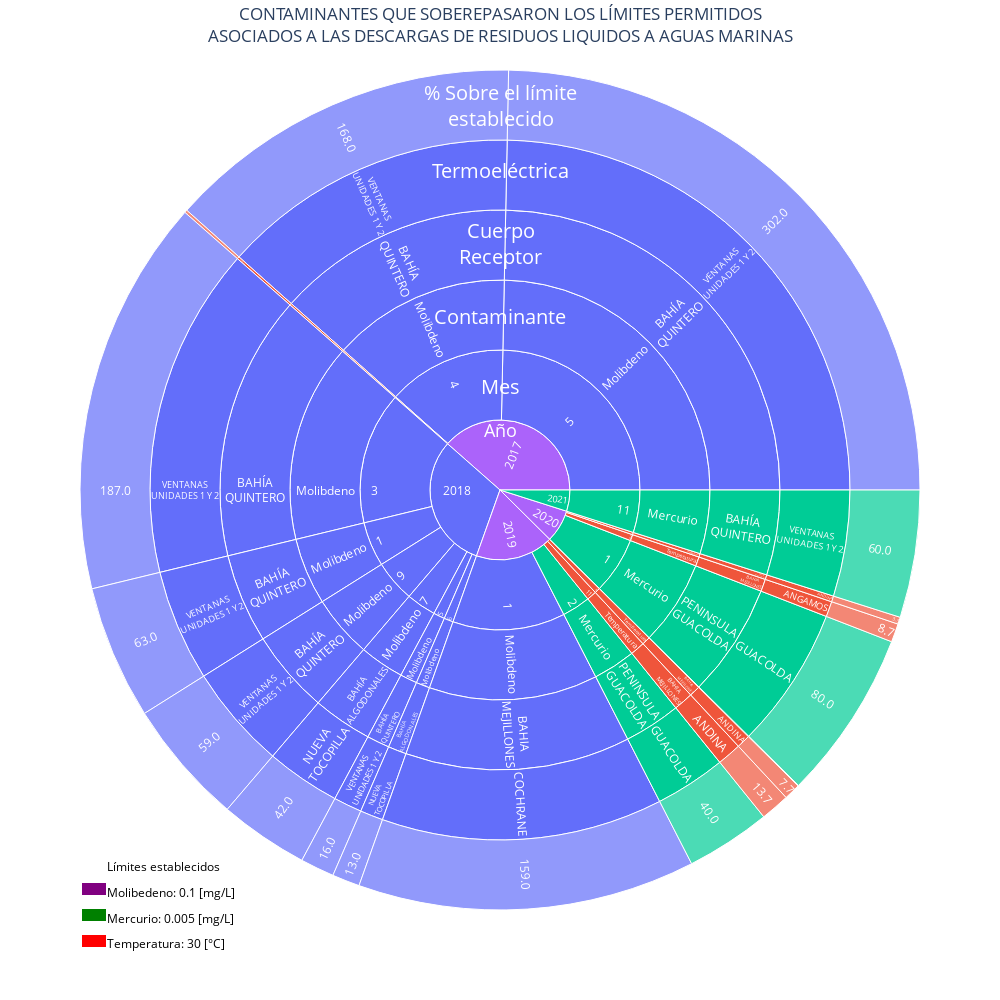

Notebook cell for this chart:
### Code cell
warnings.filterwarnings("ignore")
    
fig = px.sunburst(df_sunburst, path=['ANIO','MES','Parametro','CuerpoReceptor','Planta',"% diferencia_umbral"], 
                  values='% diferencia_umbral',color='Parametro',width=800,height=800)

fig.update_traces(insidetextfont_color="white",insidetextorientation="radial", selector=dict(type='sunburst'))

fig.update_layout(title_text='CONTAMINANTES QUE SOBEREPASARON LOS LÍMITES PERMITIDOS<BR>ASOCIADOS A LAS DESCARGAS DE RESIDUOS LIQUIDOS A AGUAS MARINAS'
                  , title_x=0.5, title_y=0.98)         
fig.update_layout(
    autosize=False,
    width=1000,
    height=1000)

fig.add_annotation(x=0.5, y=0.57,
            text="Año",
            showarrow=False,
            arrowhead=1,
            font_color='white',
            font_size=18
            )
fig.add_annotation(x=0.5, y=0.62,
            text="Mes",
            showarrow=False,
            arrowhead=1,
            font_color='white',
            font_size=20
            )

fig.add_annotation(x=0.5, y=0.72,
            text="Contaminante",
            showarrow=False,
            arrowhead=1,
            font_color='white',
            font_size=20
            )

fig.add_annotation(x=0.5, y=0.82,
            text="Cuerpo<BR>Receptor",
            showarrow=False,
            arrowhead=1,
            font_color='white',
            font_size=20
            )

fig.add_annotation(x=0.5, y=0.89,
            text="Termoeléctrica",
            showarrow=False,
            arrowhead=1,
            font_color='white',
            font_size=20
            )
fig.add_annotation(x=0.5, y=0.98,
            text="% Sobre el límite<BR>establecido",
            showarrow=False,
            arrowhead=1,
            font_color='white',
            font_size=20
            )
offset_y=-0.94

fig.add_annotation(x=0.03, y=0.99+offset_y,
            text="Límites establecidos",
            align="left",
            showarrow=False,
            font_color='black',
            font_size=12
            )

fig.add_annotation(x=0.03, y=0.96+offset_y,
            text="Molibedeno: 0.1 [mg/L]",
            align="left",
            showarrow=False,
            font_color='black',
            font_size=12
            )
fig.add_annotation(x=0.03, y=0.93+offset_y,
            text="Mercurio: 0.005 [mg/L]",
            align="left",
            showarrow=False,
            font_color='black',
            font_size=12
            )
fig.add_annotation(x=0.03, y=0.90+offset_y,
            text="Temperatura: 30 [°C]",
            align="left",
            showarrow=False,
            font_color='black',
            font_size=12
            )

fig.add_annotation(x=0, y=0.964+offset_y,
            text="██",
            align="left",
            showarrow=False,
            arrowhead=1,
            font_color='purple',
            font_size=12
            )
fig.add_annotation(x=0, y=0.934+offset_y,
            text="██",
            align="left",
            showarrow=False,
            arrowhead=1,
            font_color='green',
            font_size=12
            )
fig.add_annotation(x=0, y=0.904+offset_y,
            text="██",
            align="left",
            showarrow=False,
            arrowhead=1,
            font_color='red',
            font_size=12
            )
fig.show()

### Figure 1 — Plotly figure (JSON) as saved in the notebook; plotly's stock layout.template omitted (floating-point values rounded to 4 significant figures)
{"data": [{"branchvalues": "total", "customdata": [["Molibdeno"], ["Molibdeno"], ["Molibdeno"], ["Molibdeno"], ["Molibdeno"], ["Temperatura"], ["Temperatura"], ["Temperatura"], ["Temperatura"], ["Temperatura"], ["Molibdeno"], ["Mercurio"], ["Molibdeno"], ["Temperatura"], ["Mercurio"], ["Molibdeno"], ["Mercurio"], ["Molibdeno"], ["Temperatura"], ["Temperatura"], ["Temperatura"], ["Temperatura"], ["Temperatura"], ["Temperatura"], ["Molibdeno"], ["Mercurio"], ["Mercurio"], ["Molibdeno"], ["Molibdeno"], ["Mercurio"], ["Molibdeno"], ["Molibdeno"], ["Molibdeno"], ["Molibdeno"], ["Molibdeno"], ["Molibdeno"], ["Molibdeno"], ["Temperatura"], ["Temperatura"], ["Temperatura"], ["Temperatura"], ["Temperatura"], ["Molibdeno"], ["Molibdeno"], ["Mercurio"], ["Molibdeno"], ["Molibdeno"], ["Molibdeno"], ["Molibdeno"], ["Molibdeno"], ["Molibdeno"], ["Temperatura"], ["Mercurio"], ["Mercurio"], ["Mercurio"], ["Mercurio"], ["Mercurio"], ["Molibdeno"], ["Molibdeno"], ["Molibdeno"], ["Molibdeno"], ["Molibdeno"], ["Molibdeno"], ["Molibdeno"], ["Molibdeno"], ["Molibdeno"], ["Temperatura"], ["Temperatura"], ["Temperatura"], ["Temperatura"], ["Temperatura"], ["Temperatura"], ["Molibdeno"], ["Molibdeno"], ["Mercurio"], ["Mercurio"], ["Temperatura"], ["Molibdeno"], ["Molibdeno"], ["Molibdeno"], ["Molibdeno"], ["Temperatura"], ["Molibdeno"], ["Temperatura"], ["Molibdeno"], ["Temperatura"], ["Molibdeno"], ["Temperatura"], ["Temperatura"], ["Mercurio"], ["(?)"], ["Molibdeno"], ["(?)"], ["(?)"], ["Mercurio"]], "domain": {"x": [0, 1], "y": [0, 1]}, "hovertemplate": "labels=%{label}<br>% diferencia_umbral=%{value}<br>parent=%{parent}<br>id=%{id}<br>Parametro=%{customdata[0]}<extra></extra>", "ids": ["2017/5/Molibdeno/BAHÍA<BR>QUINTERO/VENTANAS<BR>UNIDADES 1 Y 2/302.0", "2019/1/Molibdeno/BAHIA<BR>MEJILLONES/COCHRANE<BR>/159.0", "2018/9/Molibdeno/BAHÍA<BR>QUINTERO/VENTANAS<BR>UNIDADES 1 Y 2/59.0", "2018/7/Molibdeno/BAHÍA<BR>ALGODONALES/NUEVA<BR>TOCOPILLA/42.0", "2018/5/Molibdeno/BAHÍA<BR>QUINTERO/VENTANAS<BR>UNIDADES 1 Y 2/16.0", "2019/11/Temperatura/BAHIA<BR>MEJILLONES/ANDINA<BR>/13.7", "2019/8/Temperatura/BAHÍA<BR>QUINTERO/CAMPICHE<BR>/0.3", "2020/2/Temperatura/BAHIA<BR>MEJILLONES/ANGAMOS<BR>/8.7", "2019/6/Temperatura/BAHIA<BR>MEJILLONES/ANDINA<BR>/7.7", "2017/11/Temperatura/BAHIA<BR>MEJILLONES/ANGAMOS<BR>/1.3", "2018/6/Molibdeno/BAHÍA<BR>ALGODONALES/NUEVA<BR>TOCOPILLA/13.0", "2019/2/Mercurio/PENINSULA<BR>GUACOLDA/GUACOLDA<BR>/40.0", "2018/3/Molibdeno/BAHÍA<BR>QUINTERO/VENTANAS<BR>UNIDADES 1 Y 2/187.0", "2020/5/Temperatura/BAHIA<BR>MEJILLONES/ANDINA<BR>/3.3", "2021/11/Mercurio/BAHÍA<BR>QUINTERO/VENTANAS<BR>UNIDADES 1 Y 2/60.0", "2018/1/Molibdeno/BAHÍA<BR>QUINTERO/VENTANAS<BR>UNIDADES 1 Y 2/63.0", "2020/1/Mercurio/PENINSULA<BR>GUACOLDA/GUACOLDA<BR>/80.0", "2017/4/Molibdeno/BAHÍA<BR>QUINTERO/VENTANAS<BR>UNIDADES 1 Y 2/168.0", "2020/5/Temperatura/BAHIA<BR>MEJILLONES/ANDINA<BR>", "2019/6/Temperatura/BAHIA<BR>MEJILLONES/ANDINA<BR>", "2019/11/Temperatura/BAHIA<BR>MEJILLONES/ANDINA<BR>", "2020/2/Temperatura/BAHIA<BR>MEJILLONES/ANGAMOS<BR>", "2017/11/Temperatura/BAHIA<BR>MEJILLONES/ANGAMOS<BR>", "2019/8/Temperatura/BAHÍA<BR>QUINTERO/CAMPICHE<BR>", "2019/1/Molibdeno/BAHIA<BR>MEJILLONES/COCHRANE<BR>", "2020/1/Mercurio/PENINSULA<BR>GUACOLDA/GUACOLDA<BR>", "2019/2/Mercurio/PENINSULA<BR>GUACOLDA/GUACOLDA<BR>", "2018/6/Molibdeno/BAHÍA<BR>ALGODONALES/NUEVA<BR>TOCOPILLA", "2018/7/Molibdeno/BAHÍA<BR>ALGODONALES/NUEVA<BR>TOCOPILLA", "2021/11/Mercurio/BAHÍA<BR>QUINTERO/VENTANAS<BR>UNIDADES 1 Y 2", "2018/1/Molibdeno/BAHÍA<BR>QUINTERO/VENTANAS<BR>UNIDADES 1 Y 2", "2018/3/Molibdeno/BAHÍA<BR>QUINTERO/VENTANAS<BR>UNIDADES 1 Y 2", "2017/4/Molibdeno/BAHÍA<BR>QUINTERO/VENTANAS<BR>UNIDADES 1 Y 2", "2017/5/Molibdeno/BAHÍA<BR>QUINTERO/VENTANAS<BR>UNIDADES 1 Y 2", "2018/5/Molibdeno/BAHÍA<BR>QUINTERO/VENTANAS<BR>UNIDADES 1 Y 2", "2018/9/Molibdeno/BAHÍA<BR>QUINTERO/VENTANAS<BR>UNIDADES 1 Y 2", "2019/1/Molibdeno/BAHIA<BR>MEJILLONES", "2020/2/Temperatura/BAHIA<BR>MEJILLONES", "2020/5/Temperatura/BAHIA<BR>MEJILLONES", "2019/6/Temperatura/BAHIA<BR>MEJILLONES", "2017/11/Temperatura/BAHIA<BR>MEJILLONES", "2019/11/Temperatura/BAHIA<BR>MEJILLONES", "2018/6/Molibdeno/BAHÍA<BR>ALGODONALES", "2018/7/Molibdeno/BAHÍA<BR>ALGODONALES", "2021/11/Mercurio/BAHÍA<BR>QUINTERO", "2018/1/Molibdeno/BAHÍA<BR>QUINTERO", "2018/3/Molibdeno/BAHÍA<BR>QUINTERO", "2017/4/Molibdeno/BAHÍA<BR>QUINTERO", "2017/5/Molibdeno/BAHÍA<BR>QUINTERO", "2018/5/Molibdeno/BAHÍA<BR>QUINTERO", "2018/9/Molibdeno/BAHÍA<BR>QUINTERO", "2019/8/Temperatura/BAHÍA<BR>QUINTERO", "2020/1/Mercurio/PENINSULA<BR>GUACOLDA", "2019/2/Mercurio/PENINSULA<BR>GUACOLDA", "2020/1/Mercurio", "2019/2/Mercurio", "2021/11/Mercurio", "2018/1/Molibdeno", "2019/1/Molibdeno", "2018/3/Molibdeno", "2017/4/Molibdeno", "2017/5/Molibdeno", "2018/5/Molibdeno", "2018/6/Molibdeno", "2018/7/Molibdeno", "2018/9/Molibdeno", "2020/2/Temperatura", "2020/5/Temperatura", "2019/6/Temperatura", "2019/8/Temperatura", "2017/11/Temperatura", "2019/11/Temperatura", "2018/1", "2019/1", "2020/1", "2019/2", "2020/2", "2018/3", "2017/4", "2017/5", "2018/5", "2020/5", "2018/6", "2019/6", "2018/7", "2019/8", "2018/9", "2017/11", "2019/11", "2021/11", "2017", "2018", "2019", "2020", "2021"], "insidetextfont": {"color": "white"}, "insidetextorientation": "radial", "labels": ["302.0", "159.0", "59.0", "42.0", "16.0", "13.7", "0.3", "8.7", "7.7", "1.3", "13.0", "40.0", "187.0", "3.3", "60.0", "63.0", "80.0", "168.0", "ANDINA<BR>", "ANDINA<BR>", "ANDINA<BR>", "ANGAMOS<BR>", "ANGAMOS<BR>", "CAMPICHE<BR>", "COCHRANE<BR>", "GUACOLDA<BR>", "GUACOLDA<BR>", "NUEVA<BR>TOCOPILLA", "NUEVA<BR>TOCOPILLA", "VENTANAS<BR>UNIDADES 1 Y 2", "VENTANAS<BR>UNIDADES 1 Y 2", "VENTANAS<BR>UNIDADES 1 Y 2", "VENTANAS<BR>UNIDADES 1 Y 2", "VENTANAS<BR>UNIDADES 1 Y 2", "VENTANAS<BR>UNIDADES 1 Y 2", "VENTANAS<BR>UNIDADES 1 Y 2", "BAHIA<BR>MEJILLONES", "BAHIA<BR>MEJILLONES", "BAHIA<BR>MEJILLONES", "BAHIA<BR>MEJILLONES", "BAHIA<BR>MEJILLONES", "BAHIA<BR>MEJILLONES", "BAHÍA<BR>ALGODONALES", "BAHÍA<BR>ALGODONALES", "BAHÍA<BR>QUINTERO", "BAHÍA<BR>QUINTERO", "BAHÍA<BR>QUINTERO", "BAHÍA<BR>QUINTERO", "BAHÍA<BR>QUINTERO", "BAHÍA<BR>QUINTERO", "BAHÍA<BR>QUINTERO", "BAHÍA<BR>QUINTERO", "PENINSULA<BR>GUACOLDA", "PENINSULA<BR>GUACOLDA", "Mercurio", "Mercurio", "Mercurio", "Molibdeno", "Molibdeno", "Molibdeno", "Molibdeno", "Molibdeno", "Molibdeno", "Molibdeno", "Molibdeno", "Molibdeno", "Temperatura", "Temperatura", "Temperatura", "Temperatura", "Temperatura", "Temperatura", "1", "1", "1", "2", "2", "3", "4", "5", "5", "5", "6", "6", "7", "8", "9", "11", "11", "11", "2017", "2018", "2019", "2020", "2021"], "marker": {"colors": ["#636efa", "#636efa", "#636efa", "#636efa", "#636efa", "#EF553B", "#EF553B", "#EF553B", "#EF553B", "#EF553B", "#636efa", "#00cc96", "#636efa", "#EF553B", "#00cc96", "#636efa", "#00cc96", "#636efa", "#EF553B", "#EF553B", "#EF553B", "#EF553B", "#EF553B", "#EF553B", "#636efa", "#00cc96", "#00cc96", "#636efa", "#636efa", "#00cc96", "#636efa", "#636efa", "#636efa", "#636efa", "#636efa", "#636efa", "#636efa", "#EF553B", "#EF553B", "#EF553B", "#EF553B", "#EF553B", "#636efa", "#636efa", "#00cc96", "#636efa", "#636efa", "#636efa", "#636efa", "#636efa", "#636efa", "#EF553B", "#00cc96", "#00cc96", "#00cc96", "#00cc96", "#00cc96", "#636efa", "#636efa", "#636efa", "#636efa", "#636efa", "#636efa", "#636efa", "#636efa", "#636efa", "#EF553B", "#EF553B", "#EF553B", "#EF553B", "#EF553B", "#EF553B", "#636efa", "#636efa", "#00cc96", "#00cc96", "#EF553B", "#636efa", "#636efa", "#636efa", "#636efa", "#EF553B", "#636efa", "#EF553B", "#636efa", "#EF553B", "#636efa", "#EF553B", "#EF553B", "#00cc96", "#ab63fa", "#636efa", "#ab63fa", "#ab63fa", "#00cc96"]}, "name": "", "parents": ["2017/5/Molibdeno/BAHÍA<BR>QUINTERO/VENTANAS<BR>UNIDADES 1 Y 2", "2019/1/Molibdeno/BAHIA<BR>MEJILLONES/COCHRANE<BR>", "2018/9/Molibdeno/BAHÍA<BR>QUINTERO/VENTANAS<BR>UNIDADES 1 Y 2", "2018/7/Molibdeno/BAHÍA<BR>ALGODONALES/NUEVA<BR>TOCOPILLA", "2018/5/Molibdeno/BAHÍA<BR>QUINTERO/VENTANAS<BR>UNIDADES 1 Y 2", "2019/11/Temperatura/BAHIA<BR>MEJILLONES/ANDINA<BR>", "2019/8/Temperatura/BAHÍA<BR>QUINTERO/CAMPICHE<BR>", "2020/2/Temperatura/BAHIA<BR>MEJILLONES/ANGAMOS<BR>", "2019/6/Temperatura/BAHIA<BR>MEJILLONES/ANDINA<BR>", "2017/11/Temperatura/BAHIA<BR>MEJILLONES/ANGAMOS<BR>", "2018/6/Molibdeno/BAHÍA<BR>ALGODONALES/NUEVA<BR>TOCOPILLA", "2019/2/Mercurio/PENINSULA<BR>GUACOLDA/GUACOLDA<BR>", "2018/3/Molibdeno/BAHÍA<BR>QUINTERO/VENTANAS<BR>UNIDADES 1 Y 2", "2020/5/Temperatura/BAHIA<BR>MEJILLONES/ANDINA<BR>", "2021/11/Mercurio/BAHÍA<BR>QUINTERO/VENTANAS<BR>UNIDADES 1 Y 2", "2018/1/Molibdeno/BAHÍA<BR>QUINTERO/VENTANAS<BR>UNIDADES 1 Y 2", "2020/1/Mercurio/PENINSULA<BR>GUACOLDA/GUACOLDA<BR>", "2017/4/Molibdeno/BAHÍA<BR>QUINTERO/VENTANAS<BR>UNIDADES 1 Y 2", "2020/5/Temperatura/BAHIA<BR>MEJILLONES", "2019/6/Temperatura/BAHIA<BR>MEJILLONES", "2019/11/Temperatura/BAHIA<BR>MEJILLONES", "2020/2/Temperatura/BAHIA<BR>MEJILLONES", "2017/11/Temperatura/BAHIA<BR>MEJILLONES", "2019/8/Temperatura/BAHÍA<BR>QUINTERO", "2019/1/Molibdeno/BAHIA<BR>MEJILLONES", "2020/1/Mercurio/PENINSULA<BR>GUACOLDA", "2019/2/Mercurio/PENINSULA<BR>GUACOLDA", "2018/6/Molibdeno/BAHÍA<BR>ALGODONALES", "2018/7/Molibdeno/BAHÍA<BR>ALGODONALES", "2021/11/Mercurio/BAHÍA<BR>QUINTERO", "2018/1/Molibdeno/BAHÍA<BR>QUINTERO", "2018/3/Molibdeno/BAHÍA<BR>QUINTERO", "2017/4/Molibdeno/BAHÍA<BR>QUINTERO", "2017/5/Molibdeno/BAHÍA<BR>QUINTERO", "2018/5/Molibdeno/BAHÍA<BR>QUINTERO", "2018/9/Molibdeno/BAHÍA<BR>QUINTERO", "2019/1/Molibdeno", "2020/2/Temperatura", "2020/5/Temperatura", "2019/6/Temperatura", "2017/11/Temperatura", "2019/11/Temperatura", "2018/6/Molibdeno", "2018/7/Molibdeno", "2021/11/Mercurio", "2018/1/Molibdeno", "2018/3/Molibdeno", "2017/4/Molibdeno", "2017/5/Molibdeno", "2018/5/Molibdeno", "2018/9/Molibdeno", "2019/8/Temperatura", "2020/1/Mercurio", "2019/2/Mercurio", "2020/1", "2019/2", "2021/11", "2018/1", "2019/1", "2018/3", "2017/4", "2017/5", "2018/5", "2018/6", "2018/7", "2018/9", "2020/2", "2020/5", "2019/6", "2019/8", "2017/11", "2019/11", "2018", "2019", "2020", "2019", "2020", "2018", "2017", "2017", "2018", "2020", "2018", "2019", "2018", "2019", "2018", "2017", "2019", "2021", "", "", "", "", ""], "type": "sunburst", "values": [302, 159, 59, 42, 16, 13.7, 0.3, 8.7, 7.7, 1.3, 13, 40, 187, 3.3, 60, 63, 80, 168, 3.3, 7.7, 13.7, 8.7, 1.3, 0.3, 159, 80, 40, 13, 42, 60, 63, 187, 168, 302, 16, 59, 159, 8.7, 3.3, 7.7, 1.3, 13.7, 13, 42, 60, 63, 187, 168, 302, 16, 59, 0.3, 80, 40, 80, 40, 60, 63, 159, 187, 168, 302, 16, 13, 42, 59, 8.7, 3.3, 7.7, 0.3, 1.3, 13.7, 63, 159, 80, 40, 8.7, 187, 168, 302, 16, 3.3, 13, 7.7, 42, 0.3, 59, 1.3, 13.7, 60, 471.3, 380, 220.7, 92, 60]}], "layout": {"annotations": [{"arrowhead": 1, "font": {"color": "white", "size": 18}, "showarrow": false, "text": "Año", "x": 0.5, "y": 0.57}, {"arrowhead": 1, "font": {"color": "white", "size": 20}, "showarrow": false, "text": "Mes", "x": 0.5, "y": 0.62}, {"arrowhead": 1, "font": {"color": "white", "size": 20}, "showarrow": false, "text": "Contaminante", "x": 0.5, "y": 0.72}, {"arrowhead": 1, "font": {"color": "white", "size": 20}, "showarrow": false, "text": "Cuerpo<BR>Receptor", "x": 0.5, "y": 0.82}, {"arrowhead": 1, "font": {"color": "white", "size": 20}, "showarrow": false, "text": "Termoeléctrica", "x": 0.5, "y": 0.89}, {"arrowhead": 1, "font": {"color": "white", "size": 20}, "showarrow": false, "text": "% Sobre el límite<BR>establecido", "x": 0.5, "y": 0.98}, {"align": "left", "font": {"color": "black", "size": 12}, "showarrow": false, "text": "Límites establecidos", "x": 0.03, "y": 0.05}, {"align": "left", "font": {"color": "black", "size": 12}, "showarrow": false, "text": "Molibedeno: 0.1 [mg/L]", "x": 0.03, "y": 0.02}, {"align": "left", "font": {"color": "black", "size": 12}, "showarrow": false, "text": "Mercurio: 0.005 [mg/L]", "x": 0.03, "y": -0.01}, {"align": "left", "font": {"color": "black", "size": 12}, "showarrow": false, "text": "Temperatura: 30 [°C]", "x": 0.03, "y": -0.04}, {"align": "left", "arrowhead": 1, "font": {"color": "purple", "size": 12}, "showarrow": false, "text": "██", "x": 0, "y": 0.024}, {"align": "left", "arrowhead": 1, "font": {"color": "green", "size": 12}, "showarrow": false, "text": "██", "x": 0, "y": -0.006}, {"align": "left", "arrowhead": 1, "font": {"color": "red", "size": 12}, "showarrow": false, "text": "██", "x": 0, "y": -0.036}], "autosize": false, "height": 1000, "legend": {"tracegroupgap": 0}, "margin": {"t": 60}, "title": {"text": "CONTAMINANTES QUE SOBEREPASARON LOS LÍMITES PERMITIDOS<BR>ASOCIADOS A LAS DESCARGAS DE RESIDUOS LIQUIDOS A AGUAS MARINAS", "x": 0.5, "y": 0.98}, "width": 1000}}
